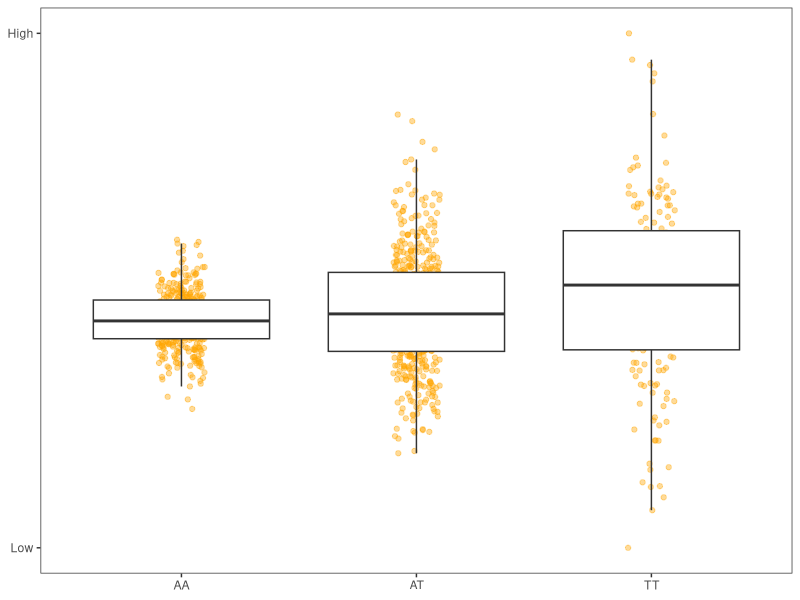
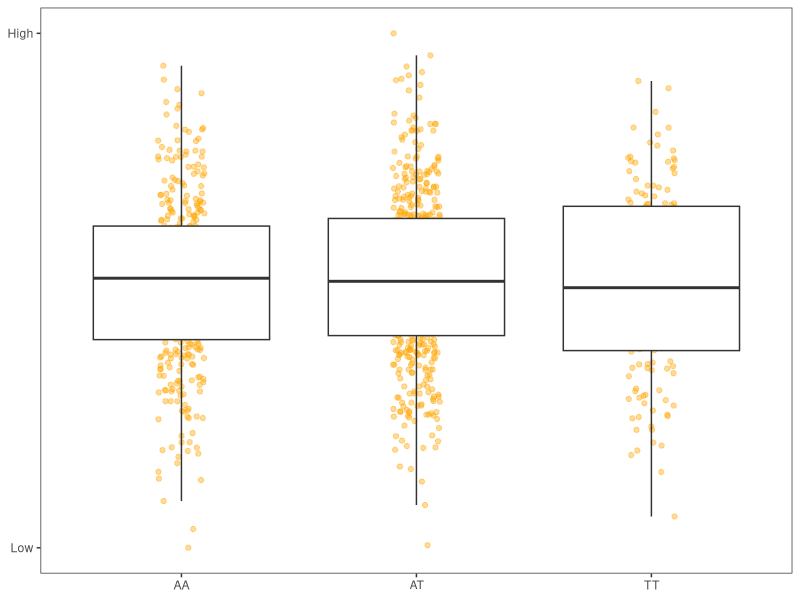
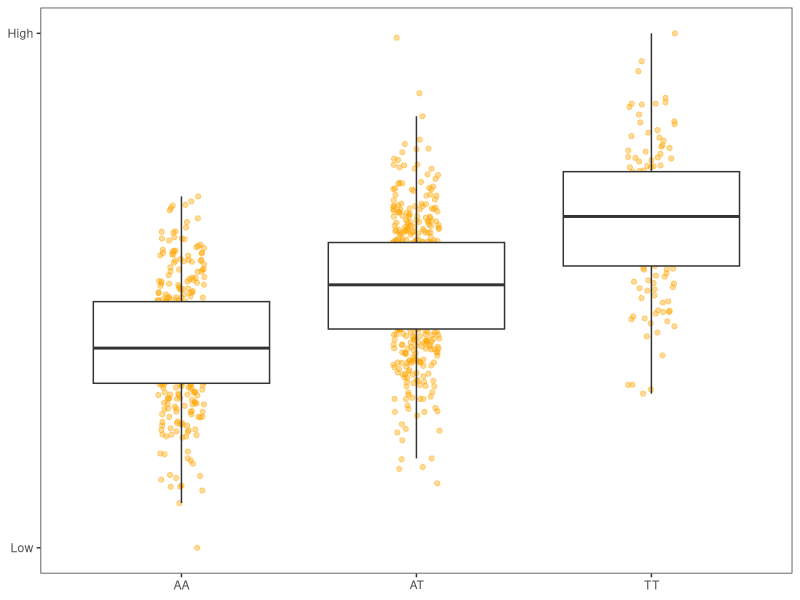
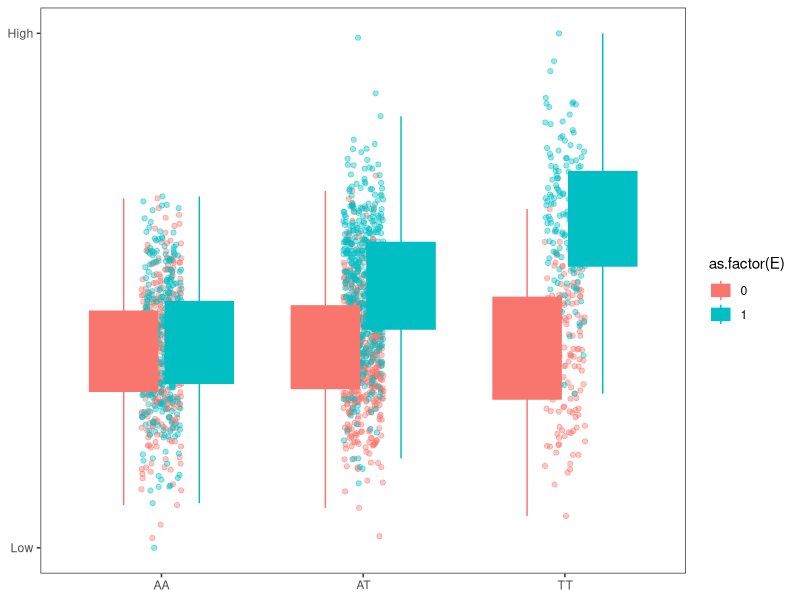
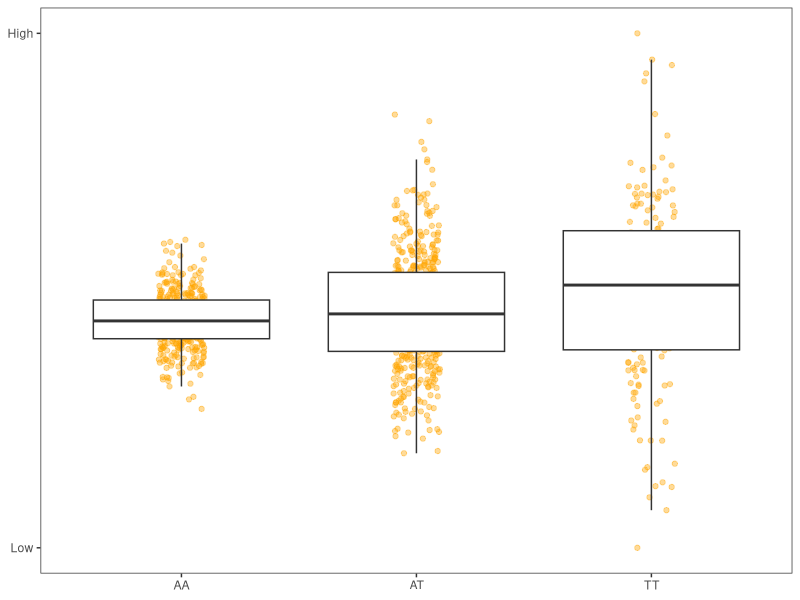

The R source for these figures, in order:
N=1000
G <- rbinom(N,2,0.4)
Y <- rep(NA,N)
Y[G==0] <- rnorm(sum(G==0),0,1)
Y[G==1] <- rnorm(sum(G==1),0.5,2)
Y[G==2] <- rnorm(sum(G==2),1,3)
G2 <- G
G2[G==0] <- 'AA'
G2[G==1] <- 'AT'
G2[G==2] <- 'TT'

library(ggplot2)
g <- ggplot(data.frame(G=G2,Y), aes(x=as.factor(G),y=Y)) + geom_jitter(width=0.1,col='orange',alpha=0.4) + geom_boxplot(outlier.shape = NA) + theme_bw() + 
  theme(panel.grid = element_blank()) + labs(y='Phenotype') + scale_y_continuous(breaks=c(min(Y),max(Y)),labels=c('Low','High')) + theme(axis.title = element_blank())
g
x <- 1.5
png(filename='~/Documents/Research/vQTL/vQTL.png',height = 4.95/x,width=7.66/x,units = 'in',res = 500)
g
dev.off()




N=1000
G <- rbinom(N,2,0.4)
Y <- rep(NA,N)
Y[G==0] <- rnorm(sum(G==0),0,1)
Y[G==1] <- rnorm(sum(G==1),0,1)
Y[G==2] <- rnorm(sum(G==2),0,1)
G2 <- G
G2[G==0] <- 'AA'
G2[G==1] <- 'AT'
G2[G==2] <- 'TT'
G2.noeff <- G2
Y.noeff <- Y

library(ggplot2)
g <- ggplot(data.frame(G=G2,Y), aes(x=as.factor(G),y=Y)) + geom_jitter(width=0.1,col='orange',alpha=0.4) + geom_boxplot(outlier.shape = NA) + theme_bw() + 
  theme(panel.grid = element_blank()) + labs(y='Phenotype') + scale_y_continuous(breaks=c(min(Y),max(Y)),labels=c('Low','High')) + theme(axis.title = element_blank())
g

N=1000
G <- rbinom(N,2,0.4)
Y <- rep(NA,N)
Y[G==0] <- rnorm(sum(G==0),0,1)
Y[G==1] <- rnorm(sum(G==1),1,1)
Y[G==2] <- rnorm(sum(G==2),2,1)
G2 <- G
G2[G==0] <- 'AA'
G2[G==1] <- 'AT'
G2[G==2] <- 'TT'

library(ggplot2)
g <- ggplot(data.frame(G=G2,Y), aes(x=as.factor(G),y=Y)) + geom_jitter(width=0.1,col='orange',alpha=0.4) + geom_boxplot(outlier.shape = NA) + theme_bw() + 
  theme(panel.grid = element_blank()) + labs(y='Phenotype') + scale_y_continuous(breaks=c(min(Y),max(Y)),labels=c('Low','High')) + theme(axis.title = element_blank())
g

df=data.frame(G=c(G2.noeff,G2),Y=c(Y.noeff,Y),E=rep(c(0,1),each=N))
library(ggplot2)
g <- ggplot(df, aes(x=as.factor(G),y=Y,col=as.factor(E),fill=as.factor(E))) + geom_jitter(width=0.1,alpha=0.4,aes(group=E)) + geom_boxplot(outlier.shape = NA) + theme_bw() + 
  theme(panel.grid = element_blank()) + labs(y='Phenotype') + scale_y_continuous(breaks=c(min(Y),max(Y)),labels=c('Low','High')) + theme(axis.title = element_blank())
g




